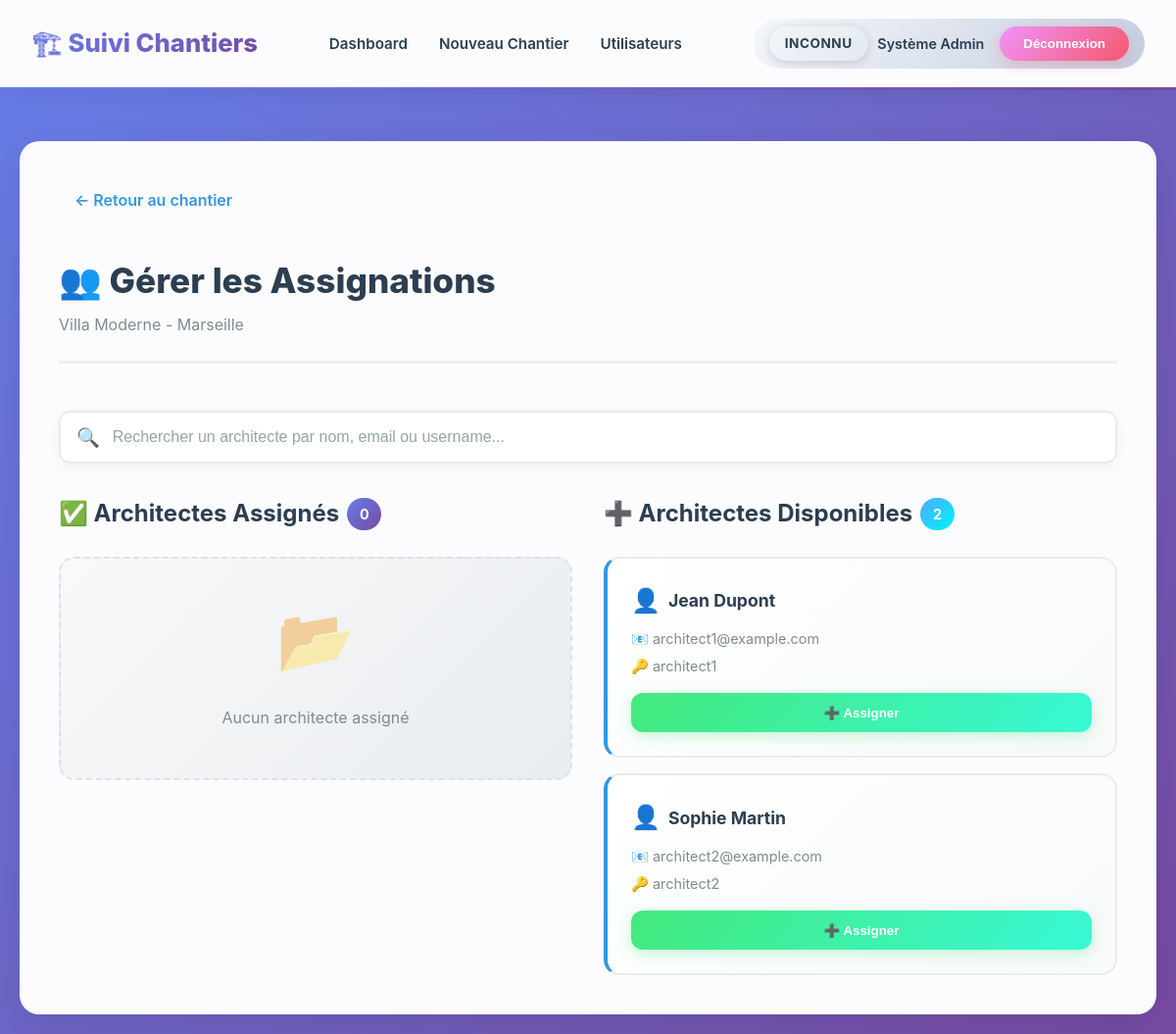
/pages/manage-assignments.php?id=1 (signed in), run on the app's committed database.
### tables this page shows
CREATE TABLE `chantiers` (
  `id` int NOT NULL AUTO_INCREMENT,
  `user_id` int NOT NULL,
  `nom` varchar(200) NOT NULL,
  `adresse` text,
  `description` text,
  `date_debut` date DEFAULT NULL,
  `date_fin_prevue` date DEFAULT NULL,
  `statut` enum('en_cours','termine','en_pause') DEFAULT 'en_cours',
  `type` enum('chantier','visite_commerciale','etat_des_lieux','autre') DEFAULT 'chantier',
  `lot_id` varchar(50) DEFAULT NULL,
  `template_file` varchar(255) DEFAULT NULL,
  `created_at` timestamp NULL DEFAULT CURRENT_TIMESTAMP,
  PRIMARY KEY (`id`),
  KEY `user_id` (`user_id`),
  CONSTRAINT `chantiers_ibfk_1` FOREIGN KEY (`user_id`) REFERENCES `users` (`id`) ON DELETE CASCADE
);

CREATE TABLE `users` (
  `id` int NOT NULL AUTO_INCREMENT,
  `username` varchar(50) NOT NULL,
  `email` varchar(100) NOT NULL,
  `password` varchar(255) NOT NULL,
  `role` enum('admin','architect') DEFAULT 'architect',
  `nom` varchar(100) NOT NULL,
  `prenom` varchar(100) NOT NULL,
  `created_at` timestamp NULL DEFAULT CURRENT_TIMESTAMP,
  PRIMARY KEY (`id`),
  UNIQUE KEY `username` (`username`),
  UNIQUE KEY `email` (`email`)
);

### includes/auth.php (called while the page is built, shortened)
<?php
require_once __DIR__ . '/permissions.php';
$nom_complet = $_SESSION['nom_complet'] ?? 'Utilisateur';
$user_role = getUserRole() ?? 'architect';
?>

### pages/manage-assignments.php (the view, shortened to what this page needs)
<?php
require_once '../includes/config.php';
require_once '../includes/auth.php';
$chantier_id = intval($_GET['id'] ?? 0);
$stmt = $pdo->prepare("SELECT * FROM chantiers WHERE id = ?");
$stmt->execute([$chantier_id]);
$chantier = $stmt->fetch();
$stmt = $pdo->prepare("
    SELECT u.id, u.username, u.nom, u.prenom, u.email, ca.assigned_at,
           (SELECT COUNT(*) FROM images WHERE chantier_id = ? AND user_id = u.id) as nb_photos
    FROM chantier_assignments ca
    INNER JOIN users u ON ca.user_id = u.id
    WHERE ca.chantier_id = ?
    ORDER BY u.nom, u.prenom
");
$stmt->execute([$chantier_id, $chantier_id]);
$assigned_architects = $stmt->fetchAll();
$assigned_ids = array_column($assigned_architects, 'id');
$placeholders = !empty($assigned_ids) ? str_repeat('?,', count($assigned_ids) - 1) . '?' : '';
if (!empty($assigned_ids)) {
    $stmt = $pdo->prepare("
        SELECT id, username, nom, prenom, email
        FROM users
        WHERE role = 'architect' AND id NOT IN ($placeholders)
        ORDER BY nom, prenom
    ");
    $stmt->execute($assigned_ids);
} else {
    $stmt = $pdo->query("
        SELECT id, username, nom, prenom, email
        FROM users
        WHERE role = 'architect'
        ORDER BY nom, prenom
    ");
}
$available_architects = $stmt->fetchAll();
?>
<!DOCTYPE html>
<html lang="fr">
<head>
    <link rel="stylesheet" href="../css/style.css">
</head>
<body>
    <header class="header">
        <nav class="nav">
            <div class="logo">🏗️ Suivi Chantiers</div>
            <ul class="nav-links">
                <li><a href="dashboard.php">Dashboard</a></li>
                <li><a href="nouveau-chantier.php">Nouveau Chantier</a></li>
                <li><a href="users-management.php">Utilisateurs</a></li>
            </ul>
            <div class="user-info">
                <span class="user-badge"><?= getRoleBadge($user_role) ?> <?= htmlspecialchars($nom_complet) ?></span>
                <form method="POST" action="logout.php" style="display: inline;">
                    <button type="submit" class="logout-btn">Déconnexion</button>
                </form>
            </div>
        </nav>
    </header>
    <div class="container">
        <div class="dashboard">
            <a href="chantier.php?id=<?= $chantier_id ?>" class="back-link">← Retour au chantier</a>
            <div class="dashboard-header">
                <div>
                    <h1>👥 Gérer les Assignations</h1>
                    <p style="color: #7f8c8d;"><?= htmlspecialchars($chantier['nom']) ?></p>
                </div>
            </div>
            <div class="search-container" style="margin-top: 1.5rem;">
                <div class="search-wrapper">
                    <span class="search-icon">🔍</span>
                    <input type="text" id="architectSearch" placeholder="Rechercher un architecte par nom, email ou username..." class="search-input">
                </div>
            </div>
            <div style="display: grid; grid-template-columns: 1fr 1fr; gap: 2rem; margin-top: 2rem;">
                <div>
                    <h2 style="color: #2c3e50; margin-bottom: 1.5rem; display: flex; align-items: center; gap: 0.5rem;">
                        ✅ Architectes Assignés
                        <span style="background: var(--gradient-1); color: white; padding: 0.3rem 0.8rem; border-radius: 20px; font-size: 0.9rem;">
                            <?= count($assigned_architects) ?>
                        </span>
                    </h2>
                    <?php if (empty($assigned_architects)): ?>
                        <div class="empty-state" style="padding: 2rem;">
                            <p style="font-size: 1rem; margin-bottom: 1rem;">Aucun architecte assigné</p>
                        </div>
                    <?php endif; ?>
                </div>
                <div>
                    <h2 style="color: #2c3e50; margin-bottom: 1.5rem; display: flex; align-items: center; gap: 0.5rem;">
                        ➕ Architectes Disponibles
                        <span style="background: var(--gradient-3); color: white; padding: 0.3rem 0.8rem; border-radius: 20px; font-size: 0.9rem;">
                            <?= count($available_architects) ?>
                        </span>
                    </h2>
                    <?php if (empty($available_architects)): ?>
                        <div class="empty-state" style="padding: 2rem;">
                            <p style="font-size: 1rem; margin-bottom: 1rem;">Tous les architectes sont déjà assignés</p>
                        </div>
                    <?php else: ?>
                        <div style="display: flex; flex-direction: column; gap: 1rem;">
                            <?php foreach ($available_architects as $architect): ?>
                                <div class="architect-card available">
                                    <div class="architect-info">
                                        <div style="display: flex; align-items: center; gap: 0.5rem; margin-bottom: 0.5rem;">
                                            <span style="font-size: 1.5rem;">👤</span>
                                            <strong style="font-size: 1.1rem; color: #2c3e50;">
                                                <?= htmlspecialchars($architect['prenom'] . ' ' . $architect['nom']) ?>
                                            </strong>
                                        </div>
                                        <p style="color: #7f8c8d; font-size: 0.9rem; margin-bottom: 0.3rem;">
                                            📧 <?= htmlspecialchars($architect['email']) ?>
                                        </p>
                                        <p style="color: #7f8c8d; font-size: 0.9rem;">
                                            🔑 <?= htmlspecialchars($architect['username']) ?>
                                        </p>
                                    </div>
                                    <form method="POST" style="margin-top: 1rem;">
                                        <button type="submit" class="btn-assign">
                                            ➕ Assigner
                                        </button>
                                    </form>
                                </div>
                            <?php endforeach; ?>
                        </div>
                    <?php endif; ?>
                </div>
            </div>
        </div>
    </div>
</body>
</html>

### css/style.css (style rules this page uses)
* { margin: 0; padding: 0; box-sizing: border-box; }
:root { --primary-color: #2c3e50; --secondary-color: #3498db; --accent-color: #e74c3c; --success-color: #27ae60; --warning-color: #f39c12; --light-bg: #ecf0f1; --dark-text: #2c3e50; --light-text: #7f8c8d; --white: #ffffff; --shadow: 0 2px 10px rgba(0,0,0,0.1); --shadow-lg: 0 10px 30px rgba(0,0,0,0.15); --gradient-1: linear-gradient(135deg, #667eea 0%, #764ba2 100%); --gradient-2: linear-gradient(135deg, #f093fb 0%, #f5576c 100%); --gradient-3: linear-gradient(135deg, #4facfe 0%, #00f2fe 100%); --gradient-4: linear-gradient(135deg, #43e97b 0%, #38f9d7 100%); --border-radius: 12px; --transition: all 0.3s cubic-bezier(0.4, 0, 0.2, 1); }
body { font-family: 'Inter', 'Segoe UI', Tahoma, Geneva, Verdana, sans-serif; background: linear-gradient(135deg, #667eea 0%, #764ba2 100%); min-height: 100vh; color: var(--dark-text); line-height: 1.6; }
.container { max-width: 1200px; margin: 0 auto; padding: 20px; animation: fadeIn 0.5s ease-in; }
.header { background: rgba(255, 255, 255, 0.98); backdrop-filter: blur(10px); box-shadow: 0 4px 20px rgba(0,0,0,0.08); padding: 1.2rem 2rem; margin-bottom: 2rem; position: sticky; top: 0; z-index: 1000; border-bottom: 3px solid transparent; border-image: linear-gradient(90deg, #667eea, #764ba2); border-image-slice: 1; animation: slideDown 0.4s ease-out; }
.nav { display: flex; justify-content: space-between; align-items: center; max-width: 1200px; margin: 0 auto; gap: 2rem; }
.logo { font-size: 1.6rem; font-weight: 800; background: var(--gradient-1); -webkit-background-clip: text; -webkit-text-fill-color: transparent; background-clip: text; display: flex; align-items: center; gap: 0.5rem; transition: var(--transition); cursor: pointer; }
.nav-links { display: flex; gap: 2rem; list-style: none; align-items: center; }
.nav-links a { color: var(--dark-text); text-decoration: none; font-weight: 600; font-size: 0.95rem; position: relative; padding: 0.5rem 0; transition: var(--transition); }
.nav-links a::after { content: ''; position: absolute; bottom: 0; left: 0; width: 0; height: 3px; background: var(--gradient-1); transition: width 0.3s ease; }
.user-info { display: flex; align-items: center; gap: 1rem; padding: 0.5rem 1rem; background: linear-gradient(135deg, #f5f7fa 0%, #c3cfe2 100%); border-radius: 50px; font-weight: 600; font-size: 0.9rem; }
.logout-btn { background: var(--gradient-2); color: var(--white); border: none; padding: 0.6rem 1.5rem; border-radius: 25px; cursor: pointer; font-weight: 600; transition: var(--transition); box-shadow: 0 4px 15px rgba(245, 87, 108, 0.3); }
.dashboard { background: rgba(255, 255, 255, 0.98); border-radius: 20px; padding: 2.5rem; box-shadow: 0 10px 40px rgba(0,0,0,0.1); animation: fadeIn 0.5s ease-in; }
.dashboard-header { display: flex; justify-content: space-between; align-items: center; margin-bottom: 3rem; padding-bottom: 1.5rem; border-bottom: 3px solid var(--light-bg); flex-wrap: wrap; gap: 1rem; }
.dashboard-header h1 { color: var(--primary-color); font-size: 2.2rem; font-weight: 800; margin-bottom: 0.3rem; }
.dashboard-header p { color: var(--light-text); font-size: 1rem; }
.empty-state { text-align: center; padding: 4rem 2rem; background: linear-gradient(135deg, #f8f9fa 0%, #e9ecef 100%); border-radius: 16px; border: 2px dashed #dee2e6; }
.empty-state p { color: var(--light-text); font-size: 1.2rem; margin-bottom: 2rem; }
.empty-state::before { content: '📂'; font-size: 4rem; display: block; margin-bottom: 1rem; opacity: 0.5; }
.back-link { color: var(--secondary-color); text-decoration: none; margin-bottom: 2rem; display: inline-flex; align-items: center; gap: 0.5rem; font-weight: 600; transition: var(--transition); padding: 0.5rem 1rem; border-radius: 8px; }
.badge-role { display: inline-flex; align-items: center; gap: 0.4rem; padding: 0.4rem 1rem; border-radius: 20px; font-size: 0.85rem; font-weight: 700; text-transform: uppercase; letter-spacing: 0.5px; box-shadow: 0 2px 10px rgba(0,0,0,0.15); }
.user-badge { display: flex; align-items: center; gap: 0.6rem; font-size: 0.9rem; }

### data on the page
chantiers: nom "Villa Moderne - Marseille"
users: prenom+nom "Jean Dupont", email "architect1@example.com", username "architect1"
users: prenom+nom "Sophie Martin", email "architect2@example.com", username "architect2"

### other printed values
$badges[$role] "INCONNU"
$nom_complet "Système Admin"
count($assigned_architects) "0"
count($available_architects) "2"
